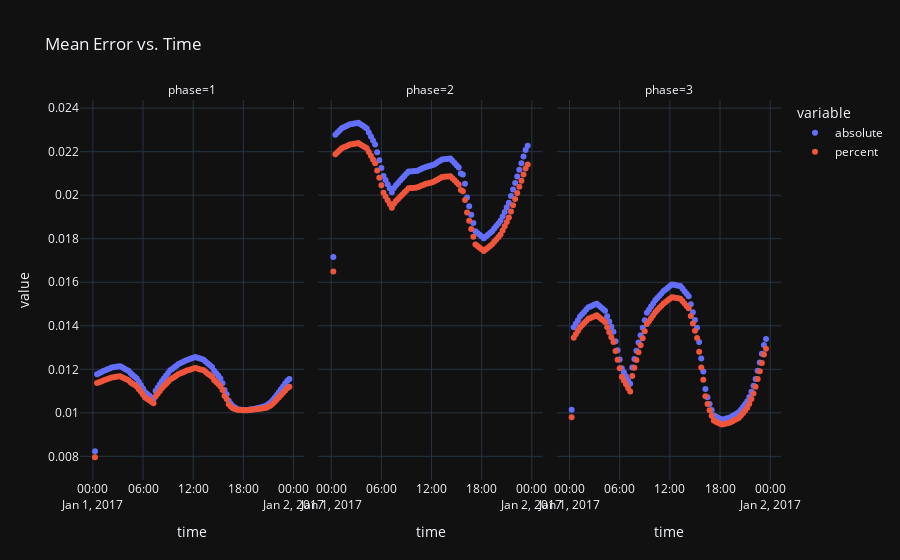
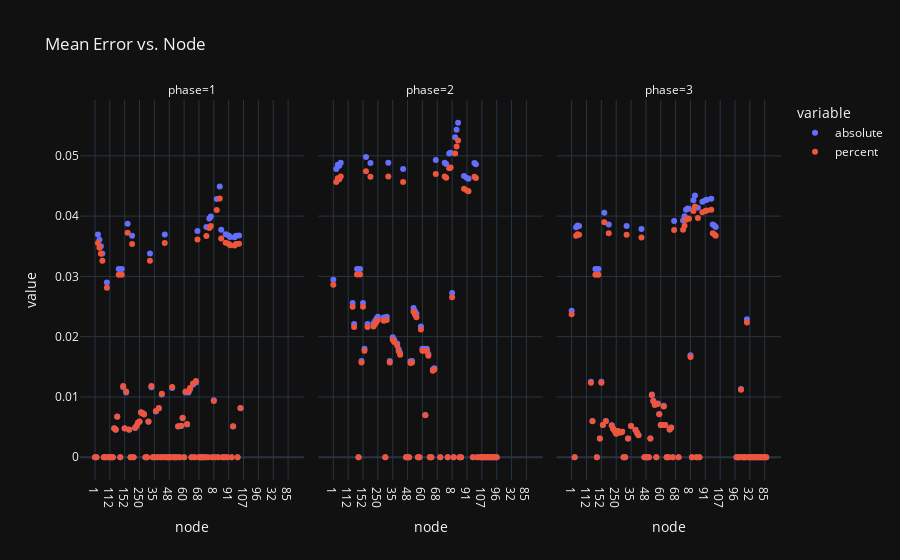

The cell these charts' notebook holds for them, in order:
### Code cell
mean_per_time = df_error.loc[:, ["time", "phase", "absolute", "percent"]].groupby(by=["time", "phase"]).mean().reset_index()
px.scatter(mean_per_time, x="time", y=["absolute", "percent"], facet_col="phase", title="Mean Error vs. Time").show()
mean_per_node = df_error.groupby(["node", "phase"]).mean().reset_index()
px.scatter(mean_per_node, x="node", y=["absolute", "percent"], facet_col="phase", title="Mean Error vs. Node").show()
print(df_error.loc[:, ["absolute", "percent"]].mean())
